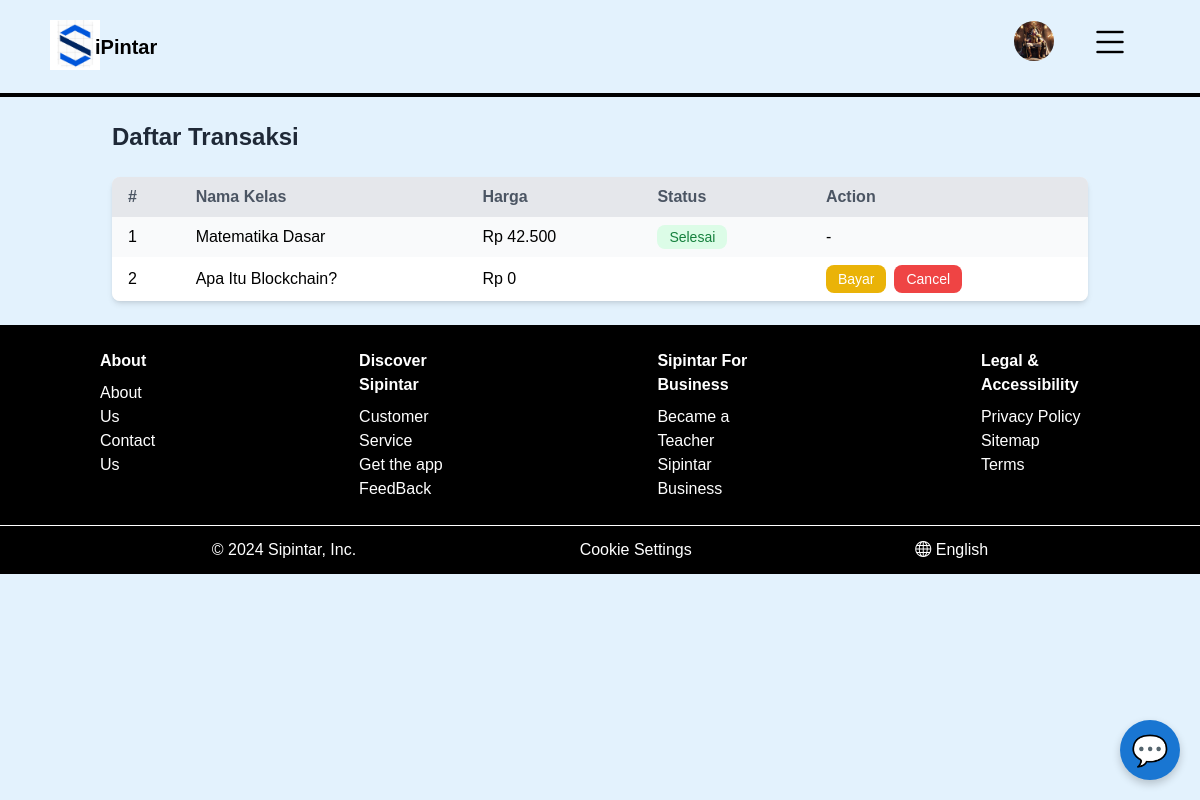
Page /modul/transaksi.php (signed in) on the committed database.
### tables this page shows
CREATE TABLE `pendaftaran_kelas` (
  `id_pendaftaran` int NOT NULL,
  `id_pengguna` int DEFAULT NULL,
  `id_kelas` int DEFAULT NULL,
  `status` enum('Selesai','Dalam Proses','Batal') DEFAULT 'Dalam Proses',
  `progres` decimal(5,2) DEFAULT NULL,
  `nilai_akhir` int NOT NULL DEFAULT '0',
  `tanggal_selesai` timestamp NULL DEFAULT NULL,
  `tanggal_pendaftaran` timestamp NOT NULL DEFAULT CURRENT_TIMESTAMP
);

CREATE TABLE `kelas` (
  `id_kelas` int NOT NULL,
  `nama_kelas` varchar(255) NOT NULL,
  `tingkat` varchar(50) NOT NULL,
  `pelajaran` varchar(50) NOT NULL,
  `deskripsi` text,
  `id_pengajar` int DEFAULT NULL,
  `harga` decimal(10,2) NOT NULL,
  `dibuat_pada` timestamp NOT NULL DEFAULT CURRENT_TIMESTAMP,
  `diperbarui_pada` timestamp NOT NULL DEFAULT CURRENT_TIMESTAMP ON UPDATE CURRENT_TIMESTAMP
);

CREATE TABLE `transaksi` (
  `id_transaksi` int NOT NULL,
  `id_voucher` int DEFAULT NULL,
  `id_pendaftaran` int DEFAULT NULL,
  `harga` int NOT NULL,
  `Metode_Pembayaran` tinyint DEFAULT NULL,
  `Tanggal_transaksi` timestamp NULL DEFAULT CURRENT_TIMESTAMP,
  `status_transaksi` tinyint DEFAULT '0'
);

### model/pendaftaranKelas.php (called while the page is built, shortened)
<?php
require __DIR__ . "/../db.php";
function getPendaftaranKelasByFilter($filter)
{
    global $conn;
    $query = "
        SELECT
            pendaftaran_kelas.*,
            kelas.nama_kelas,
            kelas.tingkat,
            kelas.pelajaran,
            kelas.deskripsi,
            pengguna.nama AS nama_pengguna,
            pengguna.email AS email_pengguna,
            pengajar.nama AS nama_pengajar,
            transaksi.id_transaksi,
            transaksi.status_transaksi,
            transaksi.harga
        FROM
            pendaftaran_kelas
        LEFT JOIN
            kelas ON pendaftaran_kelas.id_kelas = kelas.id_kelas
        LEFT JOIN
            pengguna ON pendaftaran_kelas.id_pengguna = pengguna.id_pengguna
        LEFT JOIN
            pengguna pengajar ON kelas.id_pengajar = pengguna.id_pengguna
        LEFT JOIN
            transaksi ON transaksi.id_pendaftaran = pendaftaran_kelas.id_pendaftaran
    ";
    $conditions = [];
    $params = [];
    if (isset($filter["id_pengguna"])) {
        $conditions[] = "pendaftaran_kelas.id_pengguna = :id_pengguna";
        $params["id_pengguna"] = $filter["id_pengguna"];
    }
    if ($conditions) {
        $query .= " WHERE " . implode(" AND ", $conditions);
    }
    $stmt = $conn->prepare($query);
    $stmt->execute($params);
    return isset($filter["id_kelas"]) || isset($filter["status"]) ?
        $stmt->fetch(PDO::FETCH_ASSOC) : $stmt->fetchAll(PDO::FETCH_ASSOC);
}

### modul/transaksi.php (the view, shortened to what this page needs)
<?php
require_once "../model/pendaftaranKelas.php";
$id_pengguna = $_SESSION["user"]["id_pengguna"];
$status_transaksi = $GLOBALS["status_transaksi"];
$filter = [
    "id_pengguna" => $id_pengguna
];
$data["transaksi"] = getPendaftaranKelasByFilter($filter);
?>
<div class="container mx-auto p-6">
    <h1 class="text-2xl font-bold text-gray-800 mb-6">Daftar Transaksi</h1>
    <div class="overflow-x-auto bg-gray-100 shadow-md rounded-lg">
        <table class="table-auto w-full text-left border-collapse">
            <thead class="bg-gray-200">
                <tr>
                    <th class="px-4 py-2 text-gray-600 font-semibold">#</th>
                    <th class="px-4 py-2 text-gray-600 font-semibold">Nama Kelas</th>
                    <th class="px-4 py-2 text-gray-600 font-semibold">Harga</th>
                    <th class="px-4 py-2 text-gray-600 font-semibold">Status</th>
                    <th class="px-4 py-2 text-gray-600 font-semibold">Action</th>
                </tr>
            </thead>
            <tbody>
                <?php if (!empty($data["transaksi"])): ?>
                    <?php foreach ($data["transaksi"] as $index => $transaksi): ?>
                        <tr class="<?= $index % 2 === 0 ? 'bg-gray-50' : 'bg-white' ?>">
                            <td class="px-4 py-2"><?= $index + 1 ?></td>
                            <td class="px-4 py-2"><?= $transaksi['nama_kelas'] ?></td>
                            <td class="px-4 py-2">Rp <?= number_format($transaksi['harga'], 0, ',', '.') ?></td>
                            <td class="px-4 py-2">
                                <span class="px-3 py-1 text-sm font-medium rounded-lg
                                    <?= $status_transaksi[$transaksi['status_transaksi']][1] ?>">
                                    <?= $status_transaksi[$transaksi['status_transaksi']][0]  ?>
                                </span>
                            </td>
                            <td class="px-4 py-2">
                                <?php if ($transaksi['status_transaksi'] == 0): ?>
                                    <div class="flex items-center gap-2">
                                        <a href="bayar.php?id_transaksi=<?= $transaksi['id_transaksi'] ?>"
                                            class="px-3 py-1 bg-yellow-500 text-white text-sm rounded-lg hover:bg-yellow-600">
                                            Bayar
                                        </a>
                                        <form action="" method="POST" onsubmit="return confirm('Apakah Anda yakin ingin membatalkan transaksi ini?');">
                                            <button type="submit"
                                                class="px-3 py-1 bg-red-500 text-white text-sm rounded-lg hover:bg-red-600">
                                                Cancel
                                            </button>
                                        </form>
                                    </div>
                                <?php else: ?>
                                    <p>-</p>
                                <?php endif ?>
                            </td>
                        </tr>
                    <?php endforeach; ?>
                <?php else: ?>
                    <tr>
                        <td colspan="6" class="text-center text-gray-600 py-4">Belum ada transaksi yang tercatat.</td>
                    </tr>
                <?php endif; ?>
            </tbody>
        </table>
    </div>
</div>
<?php
include '../partials/Master.php';
?>

### partials/cs.php (style rules this page uses)
body { font-family: Arial, sans-serif; background-color: #e3f2fd; margin: 0; padding: 0; }

### rows in the picture
pendaftaran_kelas: id_kelas.nama_kelas "Matematika Dasar", transaksi.harga "42.500", transaksi.status_transaksi "Selesai"
pendaftaran_kelas: id_kelas.nama_kelas "Apa Itu Blockchain?", harga "0"
